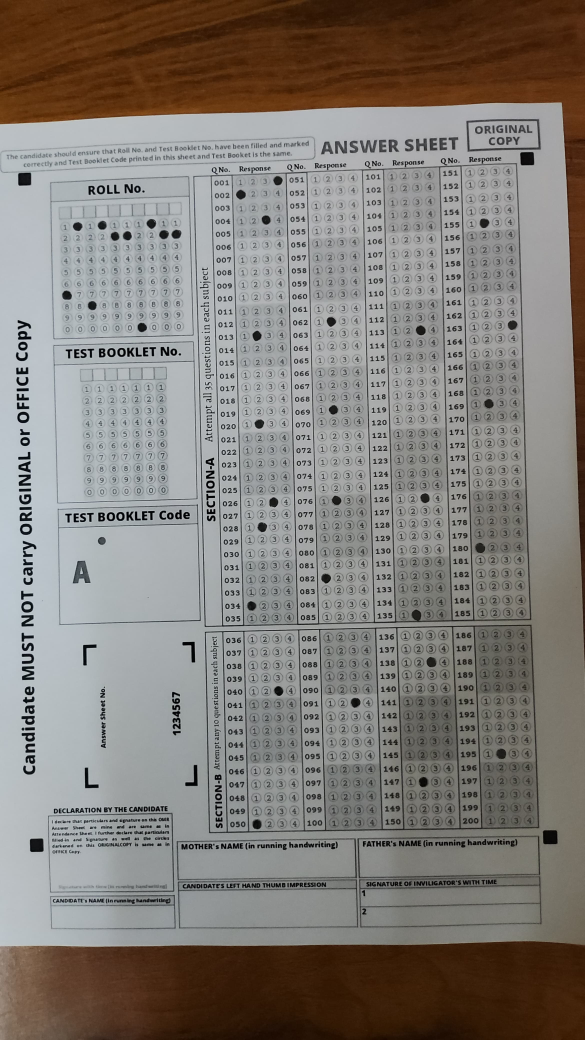
#> input picture OMR Validator/neet/neet ans/neetsr.jpg, 2339 x 4160 px, found by its file name (shown at 1/4 size)
$ python crop3.py
#> lines starting #> are read from the running program, lines starting #| are printed output that depends on the picture; after the words box and inside, x2 and y2 are one past the last pixel; in counts of white or black regions, pixels touching at a corner belong together
import cv2
import numpy as np
from typing import List, Tuple, Optional

class OMRMarkerDetector:
    def __init__(self):
        self.output_size = (800, 1000)
        self.threshold_params = [(11, 5), (15, 5), (21, 5), (25, 10), (31, 15)]

    def try_multiple_preprocessing(self, image: np.ndarray) -> List[np.ndarray]:
        """Try multiple preprocessing strategies to handle different image conditions."""
        preprocessed_images = []
        gray = cv2.cvtColor(image, cv2.COLOR_BGR2GRAY) if len(image.shape) == 3 else image.copy()

        # Strategy 1: Basic preprocessing
        preprocessed_images.append(self.basic_preprocessing(gray))

        # Strategy 2: Contrast enhancement
        clahe = cv2.createCLAHE(clipLimit=3.0, tileGridSize=(8,8))
        enhanced = clahe.apply(gray)
        preprocessed_images.append(self.basic_preprocessing(enhanced))

        # Strategy 3: Sharpening
        sharpened = cv2.filter2D(gray, -1, np.array([[-1,-1,-1],[-1,9,-1],[-1,-1,-1]]))
        preprocessed_images.append(self.basic_preprocessing(sharpened))

        return preprocessed_images

    def basic_preprocessing(self, gray: np.ndarray) -> np.ndarray:
        """Basic preprocessing pipeline."""
        # Normalize
        normalized = cv2.normalize(gray, None, 0, 255, cv2.NORM_MINMAX)

        # Apply bilateral filter
        filtered = cv2.bilateralFilter(normalized, 9, 75, 75)

        # Try multiple threshold parameters
        binary_images = []
        for block_size, C in self.threshold_params:
            binary = cv2.adaptiveThreshold(
                filtered,
                255,
                cv2.ADAPTIVE_THRESH_GAUSSIAN_C,
                cv2.THRESH_BINARY_INV,
                block_size,
                C
            )
            binary_images.append(binary)

        # Combine binary images
        combined = np.zeros_like(binary_images[0])
        for binary in binary_images:
            combined = cv2.bitwise_or(combined, binary)

        # Clean up
        kernel = np.ones((3,3), np.uint8)
        combined = cv2.morphologyEx(combined, cv2.MORPH_CLOSE, kernel)
        combined = cv2.morphologyEx(combined, cv2.MORPH_OPEN, kernel)

        return combined

    def find_potential_markers(self, binary: np.ndarray, image_shape: Tuple[int, int]) -> List[Tuple[int, int, float]]:
        """Find potential markers using contour analysis."""
        height, width = image_shape[:2]
        min_area = (width * height * 0.0001)  # Reduced minimum area
        max_area = (width * height * 0.01)    # Increased maximum area

        contours, _ = cv2.findContours(binary, cv2.RETR_EXTERNAL, cv2.CHAIN_APPROX_SIMPLE)
        potential_markers = []

        for contour in contours:
            area = cv2.contourArea(contour)
            if area < min_area or area > max_area:
                continue

            # Get bounding box and calculate properties
            x, y, w, h = cv2.boundingRect(contour)
            aspect_ratio = float(w)/h
            rect_area = w * h
            extent = float(area)/rect_area

            # More lenient criteria for initial detection
            if (0.5 <= aspect_ratio <= 2.0 and  # More flexible aspect ratio
                0.4 <= extent <= 1.0):          # More flexible extent

                # Calculate marker score based on multiple factors
                squareness = 1 - abs(1 - aspect_ratio)
                fullness = extent
                size_score = 1 - abs((area - (min_area * 4)) / (max_area - min_area))

                score = (squareness * 0.4 + fullness * 0.4 + size_score * 0.2)

                center_x = x + w//2
                center_y = y + h//2
                potential_markers.append((center_x, center_y, score))

        return potential_markers

    def detect_markers(self, image_path: str) -> Tuple[np.ndarray, List[Tuple[int, int]]]:
        """Enhanced marker detection with multiple strategies."""
        # Read image
        image = cv2.imread(image_path)
        if image is None:
            raise ValueError("Could not read image")

        height, width = image.shape[:2]
        best_markers = []
        best_score = 0

        # Try multiple preprocessing strategies
        preprocessed_images = self.try_multiple_preprocessing(image)

        for binary in preprocessed_images:
            potential_markers = self.find_potential_markers(binary, image.shape)

            if len(potential_markers) >= 4:
                # Find corners
                corners = [(0, 0), (width, 0), (0, height), (width, height)]
                current_markers = []
                corner_scores = []

                # Find best marker for each corner
                for corner in corners:
                    if potential_markers:
                        # Calculate normalized distances to corner
                        distances = [np.linalg.norm(np.array(corner) - np.array(m[:2])) / np.sqrt(width**2 + height**2)
                                   for m in potential_markers]
                        # Combine distance and marker score
                        scores = [(1 - d) * m[2] for d, m in zip(distances, potential_markers)]
                        best_idx = np.argmax(scores)
                        current_markers.append(potential_markers[best_idx][:2])
                        corner_scores.append(scores[best_idx])
                        potential_markers.pop(best_idx)

                # Calculate overall configuration score
                if len(current_markers) == 4:
                    config_score = np.mean(corner_scores)
                    if config_score > best_score:
                        best_score = config_score
                        best_markers = current_markers

        # Visualize results
        result_image = image.copy()
        if best_markers:
            for marker in best_markers:
                x, y = map(int, marker)
                cv2.circle(result_image, (x, y), 10, (0, 0, 255), -1)
                cv2.rectangle(result_image, (x-20, y-20), (x+20, y+20), (0, 255, 0), 2)

        return result_image, best_markers


    def correct_perspective(self, image: np.ndarray, markers: List[Tuple[int, int]]) -> Optional[np.ndarray]:
        """Simplified perspective correction without handling rotation."""
        if len(markers) != 4:
            return None

        # Use markers as-is, assuming they are provided in the correct order.
        markers = np.array(markers, dtype=np.float32)

        # Destination points for perspective transform
        dst_points = np.array([
            [0, 0],
            [self.output_size[0], 0],
            [0, self.output_size[1]],
            [self.output_size[0], self.output_size[1]]
        ], dtype=np.float32)

        # Apply perspective transform
        matrix = cv2.getPerspectiveTransform(markers, dst_points)
        corrected = cv2.warpPerspective(image, matrix, self.output_size)

        return corrected


def main():
    detector = OMRMarkerDetector()
    image_path = "neetsr.jpg"  # Replace with your image path

    try:
        result_image, markers = detector.detect_markers(image_path)
#> in detect_markers, image is the input picture: shape (4160, 2339, 3); mean B, G, R 120.6, 126, 131
#> in try_multiple_preprocessing, `gray = cv2.cvtColor(image, cv2.COLOR_BGR2GRAY) if len(image.shape) == ..`:
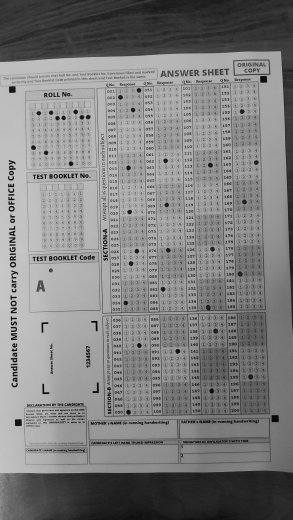
#> gray: shape (4160, 2339) (shown at 1/8 size); min 0, max 223, mean 126.9
#> in basic_preprocessing, `normalized = cv2.normalize(gray, None, 0, 255, cv2.NORM_MINMAX)`:
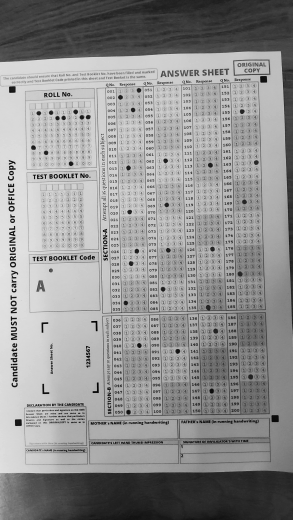
#> normalized: shape (4160, 2339) (shown at 1/8 size); min 0, max 255, mean 145.1
#> the loop in basic_preprocessing, `for block_size, C in self.threshold_params:` made 5 passes
#> pass 1, in basic_preprocessing, `binary = cv2.adaptiveThreshold( filtered, 255, cv2.ADAPTIVE_THRESH_GAU..`:
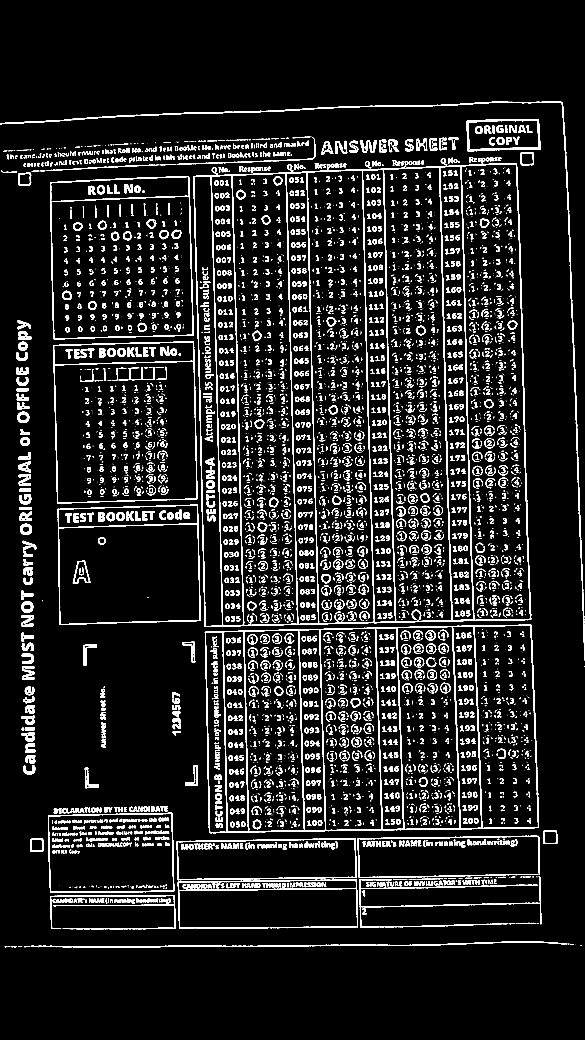
#> binary: shape (4160, 2339) (shown at 1/4 size); 8% white; 7166 white regions (3229 under 20 px), largest, box (x1, y1, x2, y2) and area: (773, 653, 2125, 2508) 87609, (819, 2499, 2156, 3333) 47064, (0, 405, 2339, 2642) 19471
#> after the loop in basic_preprocessing, `for block_size, C in self.threshold_params:`: binary_images = 5 items
#> the loop in basic_preprocessing, `for binary in binary_images:` made 5 passes
#> in try_multiple_preprocessing, `enhanced = clahe.apply(gray)`:
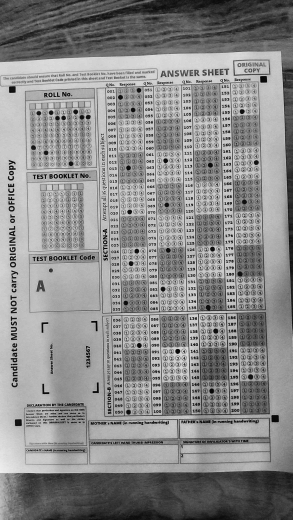
#> enhanced: shape (4160, 2339) (shown at 1/8 size); min 0, max 242, mean 138.3
#> the loop in basic_preprocessing (call 2), `for binary in binary_images:` made 5 passes
#> the loop in basic_preprocessing (call 3), `for block_size, C in self.threshold_params:` made 5 passes
#> pass 1, in basic_preprocessing (call 3), `binary = cv2.adaptiveThreshold( filtered, 255, cv2.ADAPTIVE_THRESH_GAU..`:
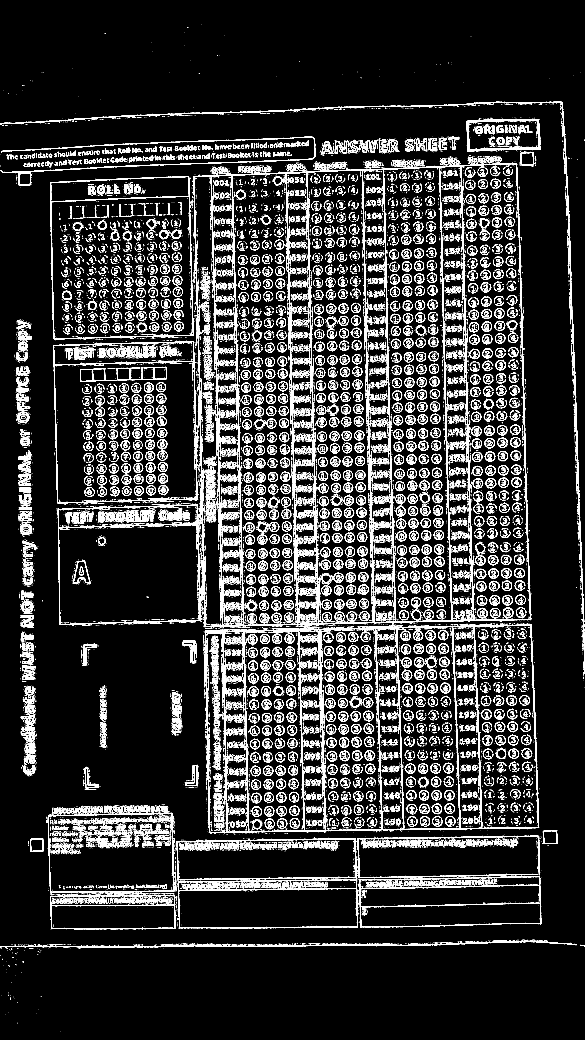
#> binary: shape (4160, 2339) (shown at 1/4 size); 11.1% white; 36573 white regions (30700 under 20 px), largest, box (x1, y1, x2, y2) and area: (773, 653, 2125, 2508) 85784, (819, 2499, 2157, 3333) 46843, (0, 406, 2339, 2695) 16385
#> the loop in basic_preprocessing (call 3), `for binary in binary_images:` made 5 passes
#> in basic_preprocessing (call 3), `combined = cv2.morphologyEx(combined, cv2.MORPH_OPEN, kernel)`:
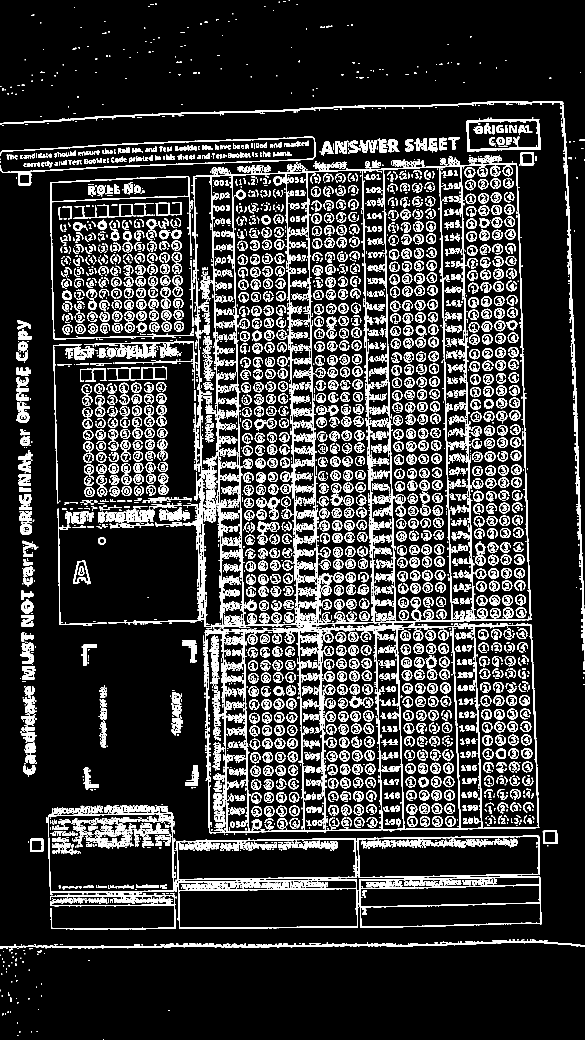
#> combined: shape (4160, 2339) (shown at 1/4 size); 14.1% white; 7479 white regions (1760 under 20 px), largest, box (x1, y1, x2, y2) and area: (434, 645, 2125, 2513) 120771, (814, 2492, 2157, 3333) 63314, (0, 404, 2339, 2641) 27267
#> in detect_markers, `preprocessed_images = self.try_multiple_preprocessing(image)`: preprocessed_images = 3 items
#> the loop in detect_markers, `for binary in preprocessed_images:` made 3 passes
#> (config_score, best_score, best_markers) on pass 1: (0.803, 0.803, [(99, 717), (2108, 635), (147, 3381), (2201, 3348)])
#> after the loop in detect_markers, `for binary in preprocessed_images:`: best_score = 0.803
#> the loop in detect_markers, `for marker in best_markers:` made 4 passes
#> (x, y) on passes 1 to 4: (99, 717), (2108, 635), (147, 3381), (2201, 3348)
#> markers = [(99, 717), (2108, 635), (147, 3381), (2201, 3348)]
        if len(markers) == 4:
            print("Successfully detected all 4 markers")
            corrected = detector.correct_perspective(cv2.imread(image_path), markers)
#> in correct_perspective, `markers = np.array(markers, dtype=np.float32)`: markers = [[99, 717], [2108, 635], [147, 3381], [2201, 3348]]
#> in correct_perspective, `matrix = cv2.getPerspectiveTransform(markers, dst_points)`: matrix = [[0.408, -0.00735, -35.12], [0.0157, 0.386, -278.1], [9.67e-06, 7.96e-06, 1]]
#> in correct_perspective, `corrected = cv2.warpPerspective(image, matrix, self.output_size)`:
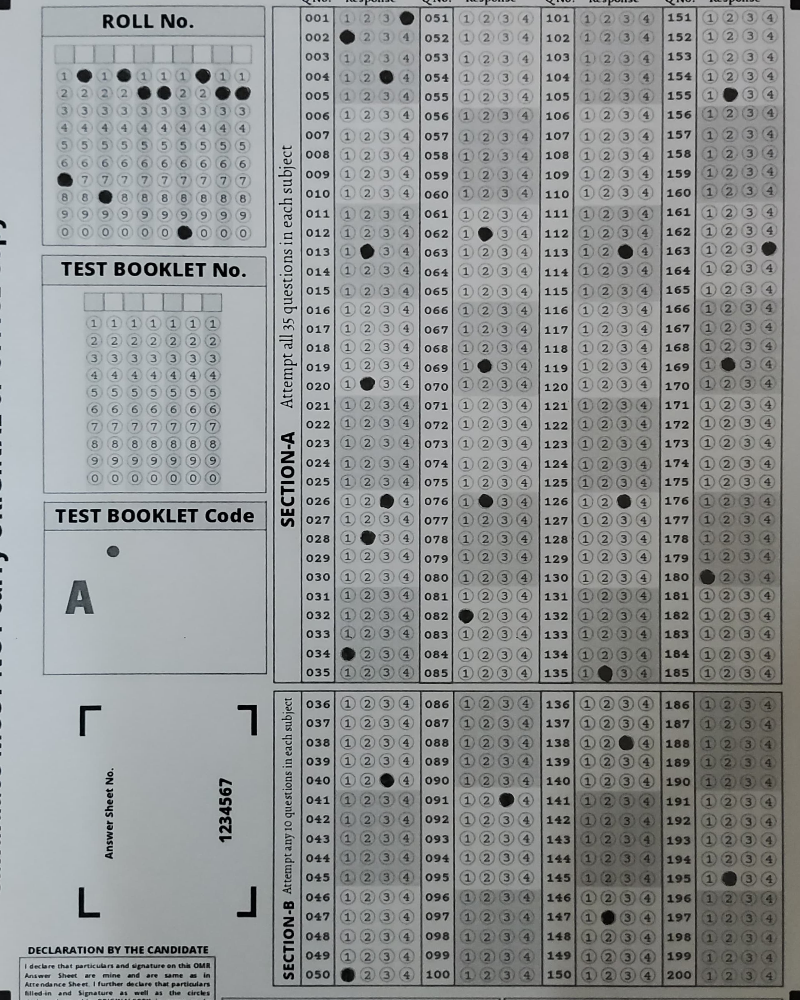
#> corrected: shape (1000, 800, 3); mean B, G, R 148.4, 148.2, 145.3
            if corrected is not None:
                cv2.imwrite("corrected_omr.jpg", corrected)
        else:
            print(f"Only found {len(markers)} markers")

        cv2.imwrite("detected_markers.jpg", result_image)

    except Exception as e:
        print(f"Error: {e}")

if __name__ == "__main__":
    main()

$ run again, with OMR Validator/neet/neet ans/test1.jpg copied over OMR Validator/neet/neet ans/neetsr.jpg
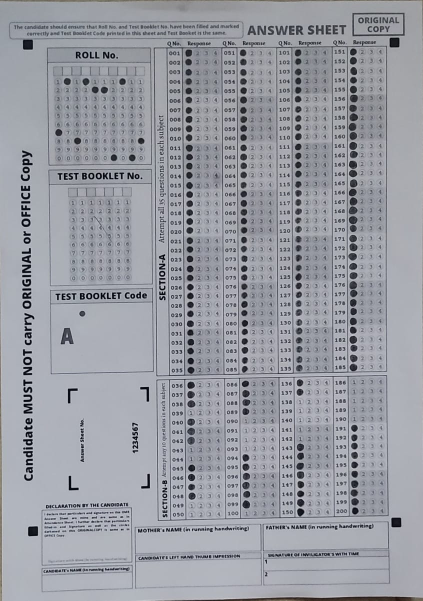
#> input picture OMR Validator/neet/neet ans/test1.jpg, 846 x 1201 px, found by its file name (shown at 1/2 size)
#> in detect_markers, image is the input picture: shape (1201, 846, 3); mean B, G, R 163.4, 155.7, 153.2
#> after the loop in basic_preprocessing, `for block_size, C in self.threshold_params:`: binary_images = 5 items
#> the loop in basic_preprocessing, `for binary in binary_images:` made 5 passes
#> the loop in basic_preprocessing (call 2), `for binary in binary_images:` made 5 passes
#> preprocessed_images = 3 items
#> the loop in detect_markers, `for binary in preprocessed_images:` made 3 passes
#> (config_score, best_score, best_markers) on pass 1: (0.855, 0.855, [(56, 89), (789, 85), (66, 1062), (793, 1045)])
#> after the loop in detect_markers, `for binary in preprocessed_images:`: best_score = 0.855
#> the loop in detect_markers, `for marker in best_markers:` made 4 passes
#> (x, y) on passes 1 to 4: (56, 89), (789, 85), (66, 1062), (793, 1045)
#> after the loop in detect_markers, `for marker in best_markers:`:
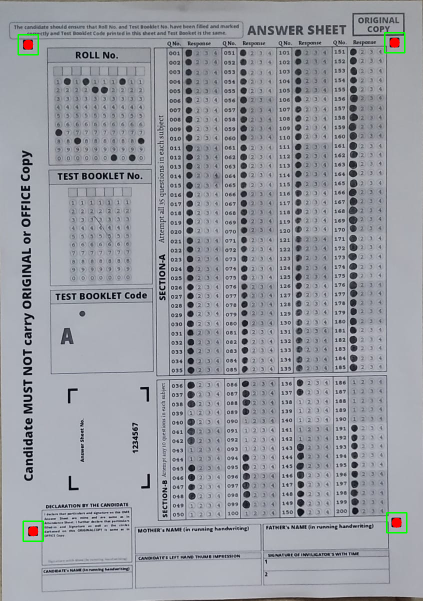
#> result_image: shape (1201, 846, 3) (shown at 1/2 size); 0.31% of pixels changed, all inside (x1, y1, x2, y2) = (35, 64, 815, 1084)
#> in main, `result_image, markers = detector.detect_markers(image_path)`: markers = [(56, 89), (789, 85), (66, 1062), (793, 1045)]
#> in correct_perspective, `markers = np.array(markers, dtype=np.float32)`: markers = [[56, 89], [789, 85], [66, 1062], [793, 1045]]
#> matrix = [[1.07, -0.011, -59.2], [0.00555, 1.02, -90.87], [-1.84e-05, -8.13e-06, 1]]
#> in correct_perspective, `corrected = cv2.warpPerspective(image, matrix, self.output_size)`:
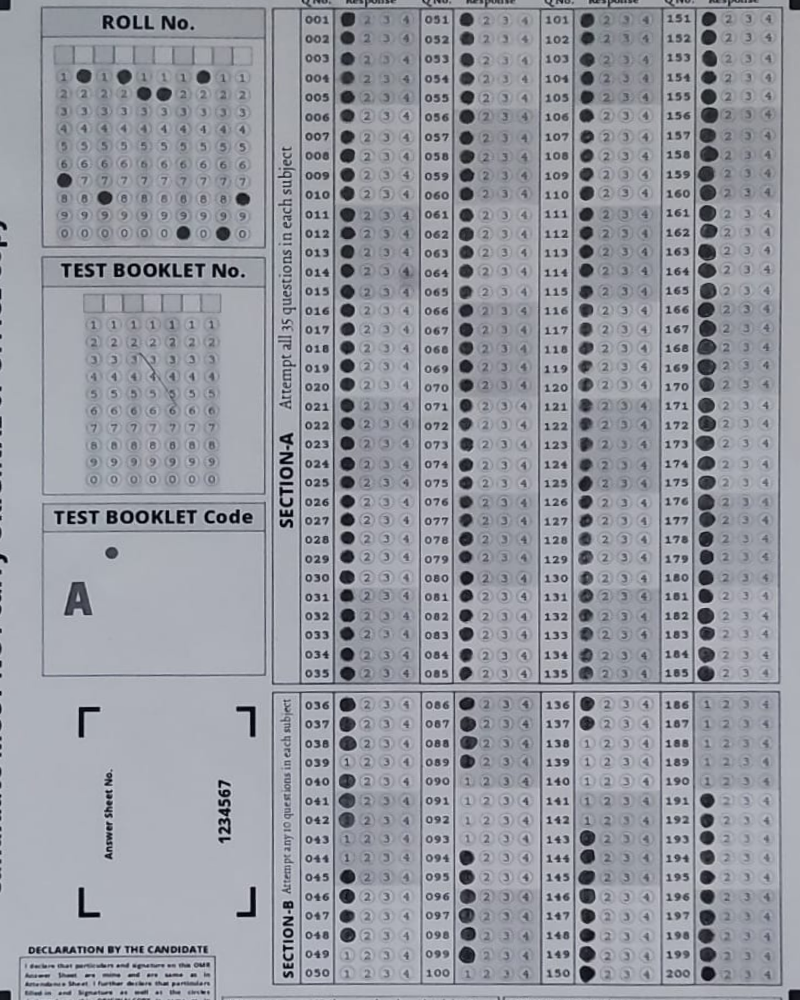
#> corrected: shape (1000, 800, 3); mean B, G, R 161, 152.9, 150.5
